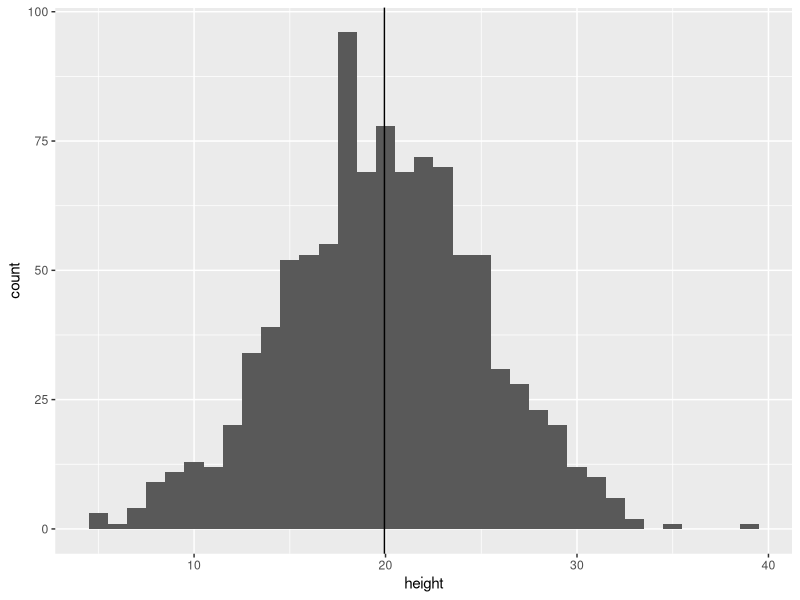
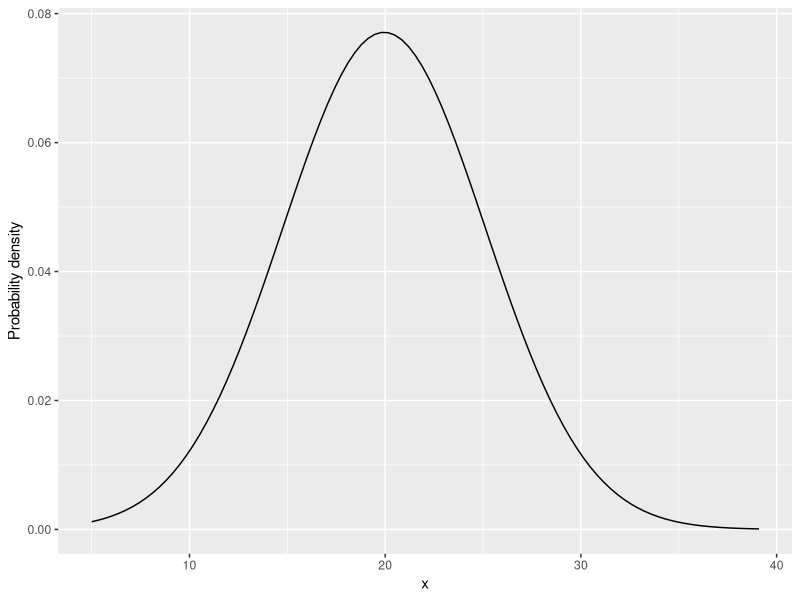
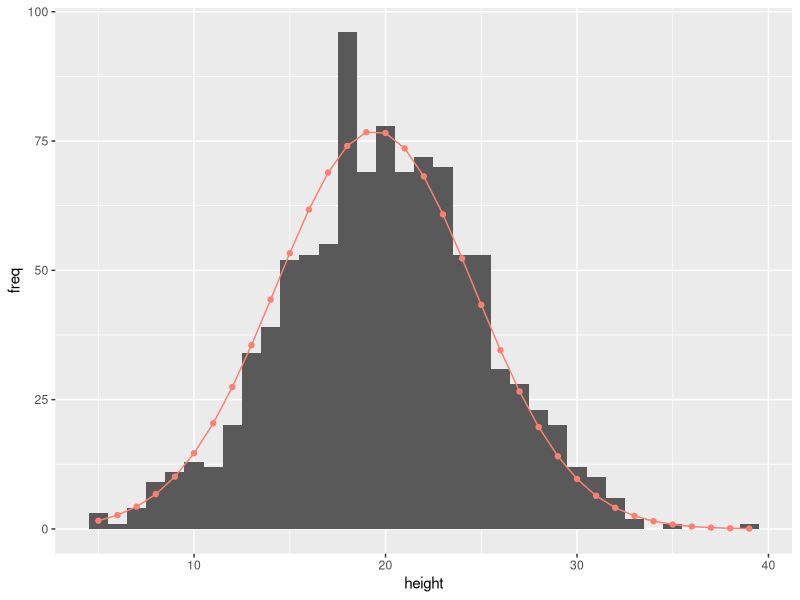

These charts were generated, in order, by the following R code:
#' ---
#' title: "Report week6"
#' output: html_document
#' date: "2023-9-19"
#' author: Zachary Bunch
#' ---

library(tidyverse)

# load csv data on R
df_h0 <- read_csv(here::here("data_raw/data_plant_height.csv"))

df_h0 %>% 
  ggplot(aes(x = height)) + 
  geom_histogram(binwidth = 1) + # specify binwidth
  geom_vline(aes(xintercept = mean(height))) # draw vertical line at the mean

#probability distribution

# vector of x values
# seq() generate min to max values with specified numbers of elements or interval
# the following produce 100 elements
x <- seq(min(df_h0$height), max(df_h0$height), length = 100)

# calculate probability density
mu <- mean(df_h0$height)
sigma <- sd(df_h0$height)
pd <- dnorm(x, mean = mu, sd = sigma)

# figure
tibble(y = pd, x = x) %>% # data frame
  ggplot(aes(x = x, y = y)) +
  geom_line() + # draw lines
  labs(y = "Probability density") # re-label

#Density to probability 
# probability of x < 10
p10 <- pnorm(q = 10, mean = mu, sd = sigma)
print(p10)

# probability of x < 20
p20 <- pnorm(q = 20, mean = mu, sd = sigma)
print(p20)


# probability of 10 < x < 20
p20_10 <- p20 - p10
print(p20_10)

x_min <- floor(min(df_h0$height)) # floor takes the integer part of the value
x_max <- ceiling(max(df_h0$height)) # ceiling takes the next closest integer
bin <- seq(x_min, x_max, by = 1) # each bin has 1cm

p <- NULL # empty object for probability
for (i in 1:(length(bin) - 1)) {
  p[i] <- pnorm(bin[i+1], mean = mu, sd = sigma) - pnorm(bin[i], mean = mu, sd = sigma)
}

# data frame for probability
# bin: last element [-length(bin)] was removed to match length
# expected frequency in each bin is "prob times sample size"
df_prob <- tibble(p, bin = bin[-length(bin)]) %>% 
  mutate(freq = p * nrow(df_h0))

#Expectation vs, observation

df_h0 %>% 
  ggplot(aes(x = height)) + 
  geom_histogram(binwidth = 1) +
  geom_point(data = df_prob,
             aes(y = freq,
                 x = bin),
             color = "salmon") +
  geom_line(data = df_prob,
            aes(y = freq,
                x = bin),
            color = "salmon")
